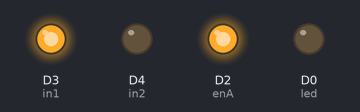
Bench run of a sketch on a simulated ESP8266 (NodeMCU). Shown: output pins drawn as LEDs (lit = HIGH).

Above: at 0.1 s.
Timing chart, 0 to 1.6 s (numbered marks = the images above):
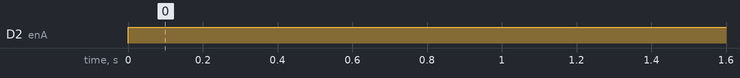

Measured:
- by itself, D2 (enA): LOW → HIGH at 0.00 s

The sketch:

ultrasonik.ino
```cpp
const int trigPin = D6;  //D4
const int echoPin = D5;  //D3
byte led = 16;
int enA = D2;
int in1   = D3;
int in2   = D4;
long duration;
int distance;

void setup() {
  // put your setup code here, to run once:
pinMode(trigPin, OUTPUT); // Sets the trigPin as an Output
pinMode(echoPin, INPUT); // Sets the echoPin as an Input
Serial.begin(9600); // Starts the serial communication
 pinMode(led, OUTPUT);
 digitalWrite(led, LOW);
 pinMode(enA, OUTPUT);
pinMode(in1, OUTPUT);
pinMode(in2, OUTPUT);
}

void loop() {

digitalWrite(in1, HIGH);
digitalWrite(in2, LOW);
digitalWrite(enA, HIGH); // n is set to 150

}
```
